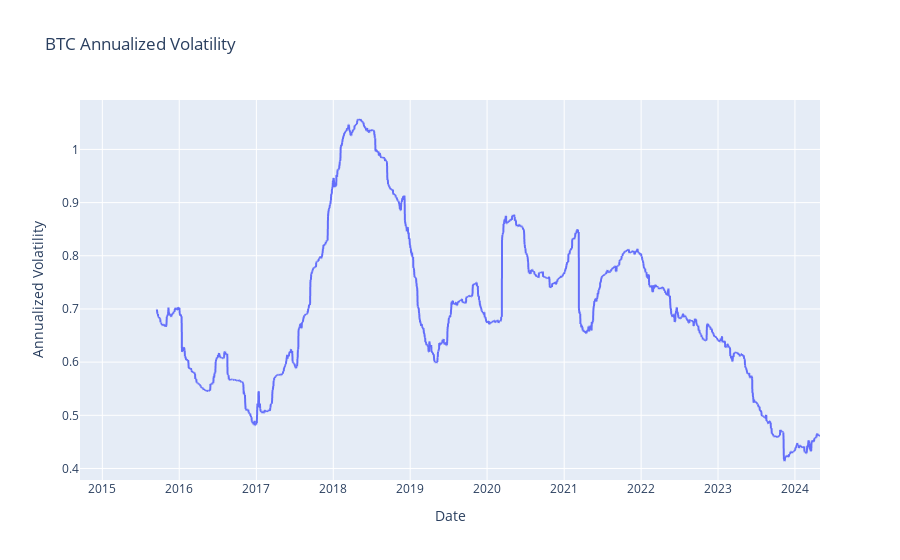

Notebook code cell kept with this figure:
### Code cell
# Plot annualized volatility
fig = px.line(df, y="Annualized Volatility", title='BTC Annualized Volatility')
fig.show()

### Figure 1 — Plotly figure (JSON) as saved in the notebook; plotly's stock layout.template omitted (floating-point values rounded to 4 significant figures; data arrays with more than 128 entries replaced by an {"elided": "..."} marker saying what was removed)
{"data": [{"hovertemplate": "Date=%{x}<br>Annualized Volatility=%{y}<extra></extra>", "legendgroup": "", "line": {"color": "#636efa", "dash": "solid"}, "marker": {"symbol": "circle"}, "mode": "lines", "name": "", "showlegend": false, "type": "scattergl", "x": {"elided": "3513 str values"}, "xaxis": "x", "y": {"elided": "3513 float values"}, "yaxis": "y"}], "layout": {"legend": {"tracegroupgap": 0}, "title": {"text": "BTC Annualized Volatility"}, "xaxis": {"anchor": "y", "domain": [0, 1], "title": {"text": "Date"}}, "yaxis": {"anchor": "x", "domain": [0, 1], "title": {"text": "Annualized Volatility"}}}}
